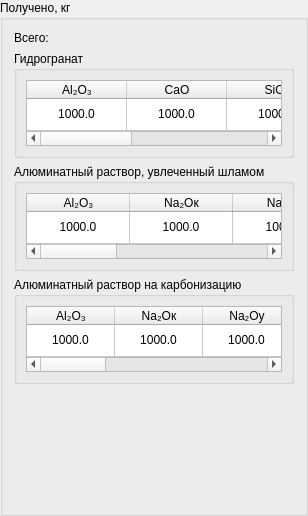
                  <widget class="QGroupBox" name="groupBox_120">
                   <property name="title">
                    <string>Получено, кг</string>
                   </property>
                   <layout class="QVBoxLayout" name="verticalLayout_18">
                    <item>
                     <widget class="QLabel" name="label_18">
                      <property name="text">
                       <string>Всего:</string>
                      </property>
                     </widget>
                    </item>
                    <item>
                     <widget class="QGroupBox" name="groupBox_301">
                      <property name="maximumSize">
                       <size>
                        <width>16777215</width>
                        <height>107</height>
                       </size>
                      </property>
                      <property name="title">
                       <string>Гидрогранат</string>
                      </property>
                      <layout class="QHBoxLayout" name="horizontalLayout_318">
                       <item>
                        <widget class="QTableWidget" name="tableHydrogranate21">
                         <property name="maximumSize">
                          <size>
                           <width>16777215</width>
                           <height>71</height>
                          </size>
                         </property>
                         <attribute name="horizontalHeaderDefaultSectionSize">
                          <number>100</number>
                         </attribute>
                         <attribute name="verticalHeaderVisible">
                          <bool>false</bool>
                         </attribute>
                         <attribute name="verticalHeaderStretchLastSection">
                          <bool>true</bool>
                         </attribute>
                         <row>
                          <property name="text">
                           <string>1</string>
                          </property>
                         </row>
                         <column>
                          <property name="text">
                           <string>Al₂O₃</string>
                          </property>
                         </column>
                         <column>
                          <property name="text">
                           <string>CaO</string>
                          </property>
                         </column>
                         <column>
                          <property name="text">
                           <string>SiO₂</string>
                          </property>
                         </column>
                         <column>
                          <property name="text">
                           <string>H₂O</string>
                          </property>
                         </column>
                         <column>
                          <property name="text">
                           <string>Итого</string>
                          </property>
                         </column>
                         <item row="0" column="0">
                          <property name="text">
                           <string>1000.0</string>
                          </property>
                          <property name="textAlignment">
                           <set>AlignCenter</set>
                          </property>
                         </item>
                         <item row="0" column="1">
                          <property name="text">
                           <string>1000.0</string>
                          </property>
                          <property name="textAlignment">
                           <set>AlignCenter</set>
                          </property>
                         </item>
                         <item row="0" column="2">
                          <property name="text">
                           <string>1000.0</string>
                          </property>
                          <property name="textAlignment">
                           <set>AlignCenter</set>
                          </property>
                         </item>
                         <item row="0" column="3">
                          <property name="text">
                           <string>1000.0</string>
                          </property>
                          <property name="textAlignment">
                           <set>AlignCenter</set>
                          </property>
                         </item>
                         <item row="0" column="4">
                          <property name="text">
                           <string>1000.0</string>
                          </property>
                          <property name="textAlignment">
                           <set>AlignCenter</set>
                          </property>
                         </item>
                        </widget>
                       </item>
                      </layout>
                     </widget>
                    </item>
                    <item>
                     <widget class="QGroupBox" name="groupBox_303">
                      <property name="maximumSize">
                       <size>
                        <width>16777215</width>
                        <height>107</height>
                       </size>
                      </property>
                      <property name="title">
                       <string>Алюминатный раствор, увлеченный шламом</string>
                      </property>
                      <layout class="QHBoxLayout" name="horizontalLayout_320">
                       <item>
                        <widget class="QTableWidget" name="tableAluminateSolutionMud21">
                         <property name="maximumSize">
                          <size>
                           <width>16777215</width>
                           <height>71</height>
                          </size>
                         </property>
                         <attribute name="horizontalHeaderDefaultSectionSize">
                          <number>103</number>
                         </attribute>
                         <attribute name="horizontalHeaderStretchLastSection">
                          <bool>true</bool>
                         </attribute>
                         <attribute name="verticalHeaderVisible">
                          <bool>false</bool>
                         </attribute>
                         <attribute name="verticalHeaderStretchLastSection">
                          <bool>true</bool>
                         </attribute>
                         <row>
                          <property name="text">
                           <string>1</string>
                          </property>
                         </row>
                         <column>
                          <property name="text">
                           <string>Al₂O₃</string>
                          </property>
                         </column>
                         <column>
                          <property name="text">
                           <string>Na₂Oк</string>
                          </property>
                         </column>
                         <column>
                          <property name="text">
                           <string>Na₂Oу</string>
                          </property>
                         </column>
                         <column>
                          <property name="text">
                           <string>CO₂</string>
                          </property>
                         </column>
                         <column>
                          <property name="text">
                           <string>H₂O</string>
                          </property>
                         </column>
                         <column>
                          <property name="text">
                           <string>Итого</string>
                          </property>
                         </column>
                         <item row="0" column="0">
                          <property name="text">
                           <string>1000.0</string>
                          </property>
                          <property name="textAlignment">
                           <set>AlignCenter</set>
                          </property>
                         </item>
                         <item row="0" column="1">
                          <property name="text">
                           <string>1000.0</string>
                          </property>
                          <property name="textAlignment">
                           <set>AlignCenter</set>
                          </property>
                         </item>
                         <item row="0" column="2">
                          <property name="text">
                           <string>1000.0</string>
                          </property>
                          <property name="textAlignment">
                           <set>AlignCenter</set>
                          </property>
                         </item>
                         <item row="0" column="3">
                          <property name="text">
                           <string>1000.0</string>
                          </property>
                          <property name="textAlignment">
                           <set>AlignCenter</set>
                          </property>
                         </item>
                         <item row="0" column="4">
                          <property name="text">
                           <string>1000.0</string>
                          </property>
                          <property name="textAlignment">
                           <set>AlignCenter</set>
                          </property>
                         </item>
                         <item row="0" column="5">
                          <property name="text">
                           <string>1000.0</string>
                          </property>
                          <property name="textAlignment">
                           <set>AlignCenter</set>
                          </property>
                         </item>
                        </widget>
                       </item>
                      </layout>
                     </widget>
                    </item>
                    <item>
                     <widget class="QGroupBox" name="groupBox_302">
                      <property name="maximumSize">
                       <size>
                        <width>16777215</width>
                        <height>107</height>
                       </size>
                      </property>
                      <property name="title">
                       <string>Алюминатный раствор на карбонизацию</string>
                      </property>
                      <layout class="QHBoxLayout" name="horizontalLayout_319">
                       <item>
                        <widget class="QTableWidget" name="tableAluminateSolutionCarbon21">
                         <property name="maximumSize">
                          <size>
                           <width>16777215</width>
                           <height>71</height>
                          </size>
                         </property>
                         <attribute name="horizontalHeaderDefaultSectionSize">
                          <number>88</number>
                         </attribute>
                         <attribute name="horizontalHeaderStretchLastSection">
                          <bool>true</bool>
                         </attribute>
                         <attribute name="verticalHeaderVisible">
                          <bool>false</bool>
                         </attribute>
                         <attribute name="verticalHeaderStretchLastSection">
                          <bool>true</bool>
                         </attribute>
                         <row>
                          <property name="text">
                           <string>1</string>
                          </property>
                         </row>
                         <column>
                          <property name="text">
                           <string>Al₂O₃</string>
                          </property>
                         </column>
                         <column>
                          <property name="text">
                           <string>Na₂Oк</string>
                          </property>
                         </column>
                         <column>
                          <property name="text">
                           <string>Na₂Oу</string>
                          </property>
                         </column>
                         <column>
                          <property name="text">
                           <string>CO₂</string>
                          </property>
                         </column>
                         <column>
                          <property name="text">
                           <string>SiO₂</string>
                          </property>
                         </column>
                         <column>
                          <property name="text">
                           <string>H₂O</string>
                          </property>
                         </column>
                         <column>
                          <property name="text">
                           <string>Итого</string>
                          </property>
                         </column>
                         <item row="0" column="0">
                          <property name="text">
                           <string>1000.0</string>
                          </property>
                          <property name="textAlignment">
                           <set>AlignCenter</set>
                          </property>
                         </item>
                         <item row="0" column="1">
                          <property name="text">
                           <string>1000.0</string>
                          </property>
                          <property name="textAlignment">
                           <set>AlignCenter</set>
                          </property>
                         </item>
                         <item row="0" column="2">
                          <property name="text">
                           <string>1000.0</string>
                          </property>
                          <property name="textAlignment">
                           <set>AlignCenter</set>
                          </property>
                         </item>
                         <item row="0" column="3">
                          <property name="text">
                           <string>1000.0</string>
                          </property>
                          <property name="textAlignment">
                           <set>AlignCenter</set>
                          </property>
                         </item>
                         <item row="0" column="4">
                          <property name="text">
                           <string>1000.0</string>
                          </property>
                          <property name="textAlignment">
                           <set>AlignCenter</set>
                          </property>
                         </item>
                         <item row="0" column="5">
                          <property name="text">
                           <string>1000.0</string>
                          </property>
                          <property name="textAlignment">
                           <set>AlignCenter</set>
                          </property>
                         </item>
                         <item row="0" column="6">
                          <property name="text">
                           <string>1000.0</string>
                          </property>
                          <property name="textAlignment">
                           <set>AlignCenter</set>
                          </property>
                         </item>
                        </widget>
                       </item>
                      </layout>
                     </widget>
                    </item>
                    <item>
                     <spacer name="verticalSpacer_18">
                      <property name="orientation">
                       <enum>Qt::Vertical</enum>
                      </property>
                      <property name="sizeHint" stdset="0">
                       <size>
                        <width>20</width>
                        <height>118</height>
                       </size>
                      </property>
                     </spacer>
                    </item>
                   </layout>
                  </widget>
